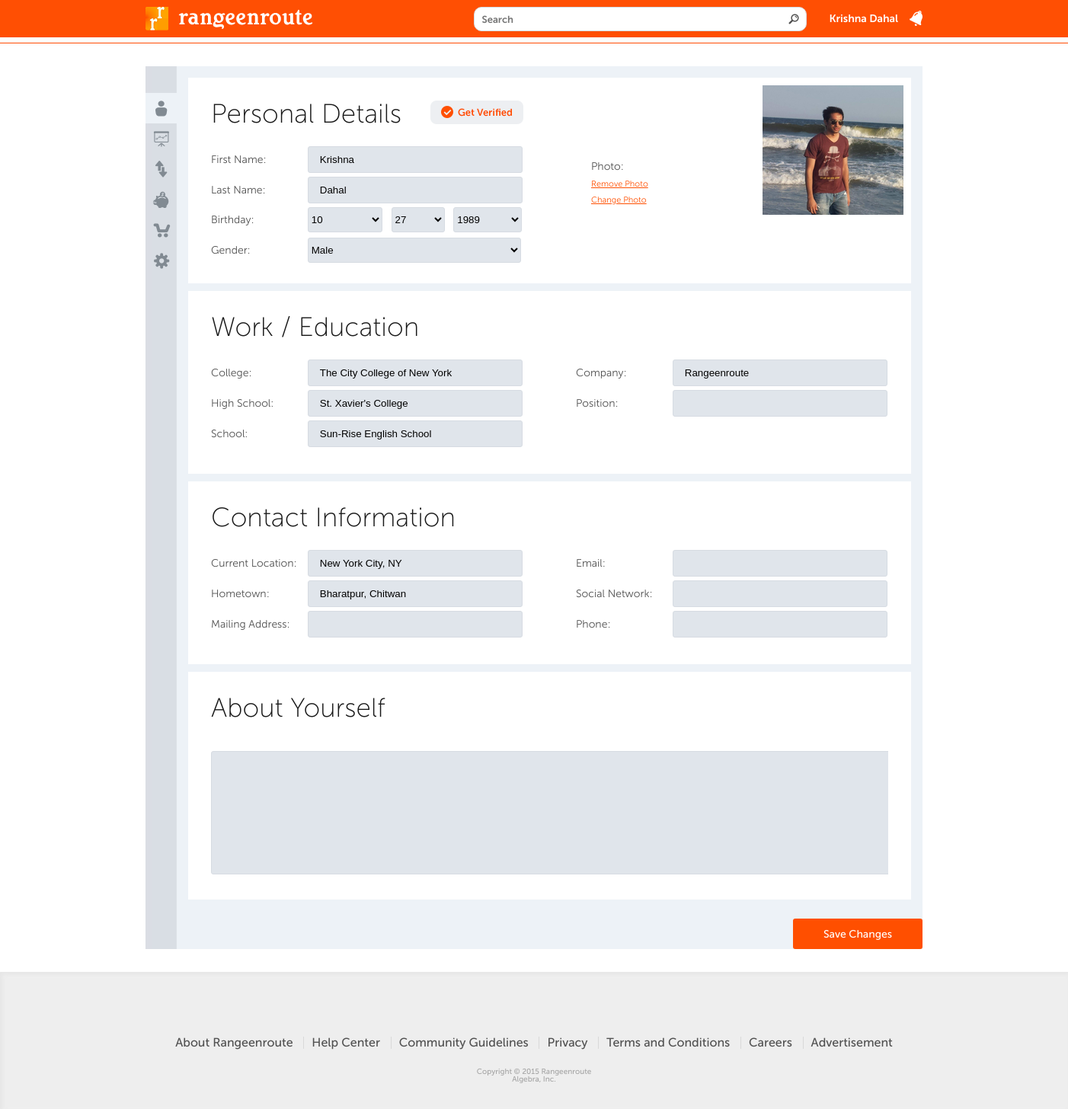
The app's page /profile.php (signed in) with its own data.
### tables this page shows
CREATE TABLE IF NOT EXISTS `users` (
  `user_id` int(11) NOT NULL,
  `first_name` varchar(50) NOT NULL,
  `last_name` varchar(50) NOT NULL,
  `preferred_name` text NOT NULL,
  `display_name` text NOT NULL,
  `keep_preferred_only` int(11) NOT NULL DEFAULT '0',
  `keep_preferred_nickname` int(11) NOT NULL DEFAULT '0',
  `company_name` varchar(50) NOT NULL,
  `location` text NOT NULL,
  `email` varchar(50) NOT NULL,
  `password` varchar(150) NOT NULL,
  `user_type` int(11) NOT NULL,
  `user_level` int(11) NOT NULL DEFAULT '1',
  `birthday` date NOT NULL,
  `gender` int(11) NOT NULL DEFAULT '1',
  `college` text NOT NULL,
  `high_school` text NOT NULL,
  `school` text NOT NULL,
  `position` varchar(100) NOT NULL,
  `hometown` varchar(50) NOT NULL,
  `mailing_address` text NOT NULL,
  `alt_email` varchar(50) NOT NULL,
  `social_network` text NOT NULL,
  `phone` varchar(30) NOT NULL,
  `quotes` text NOT NULL,
  `about_me` text NOT NULL,
  `photo` varchar(50) NOT NULL,
  `created_on` timestamp NOT NULL DEFAULT CURRENT_TIMESTAMP,
  `updated_on` timestamp NULL DEFAULT NULL,
  `password_updated_on` timestamp NOT NULL DEFAULT '0000-00-00 00:00:00',
  `register_type` int(11) NOT NULL DEFAULT '1',
  `verified` int(11) NOT NULL DEFAULT '0',
  `verify_file` text NOT NULL,
  `balance` int(11) NOT NULL DEFAULT '0',
  `confirmed` int(11) NOT NULL DEFAULT '0'
);

### includes/libs/mysql/dbFunctions.php (called while the page is built, shortened)
<?php
class CDatabase {
    var $link;
    function CDatabase($db, $host = "localhost", $user = "", $pass = "") {
        if ($this->link = mysqli_connect($host, $user, $pass)) {
            return mysqli_select_db($this->link,$db);
        } else {
            return 0;
        }
    }
    function query($sql) {
        return mysqli_query( $this->link,$sql);
    }
    function fetch_array($q, $result_type = MYSQL_ASSOC) {
        return mysqli_fetch_array($q, $result_type = MYSQLI_ASSOC);
    }
}
?>

### includes/config.php (called while the page is built, shortened)
<?php
require_once(DIR_LIBS . 'mysql/dbFunctions.php');
$db_con = new CDatabase(MYSQL_DATABASE, MYSQL_HOST, MYSQL_USER, MYSQL_PASSWORD);
require_once(DIR_INCLUDE . 'functions.php');
?>

### includes/app/users.php (called while the page is built, shortened)
<?php
function getUserData($user_id) {
    global $db_con;
    $res = $db_con->query("SELECT * FROM `users` WHERE `user_id` = " . $user_id . " LIMIT 1");
    return $db_con->fetch_array($res);
}
?>

### includes/functions.php (called while the page is built, shortened)
<?php
require_once('config.php');
function split_date($date) {
	$array = array();
	if ($date && $date != '0000-00-00') {
		$array['year'] = date('Y', strtotime($date));
		$array['month'] = date('m', strtotime($date));
		$array['day'] = date('d', strtotime($date));
	}
	else {
		$array['year'] = NULL;
		$array['month'] = NULL;
		$array['day'] = NULL;
		}
	return $array;
	}
?>

### profile.php (the view, shortened to what this page needs)
<?php
include ('includes/header.php');
require_once(DIR_APP.'users.php');
$user = getUserData($_SESSION['uid']);
$date = split_date($user['birthday']);
?>
<div class="inner-page-wrapper">
<div class="account inner-page content">
<?php include (DIR_INCLUDE.'left_nav.php'); ?>
<div class="main-content">
<div class="content-block personal-details">
<div class="content-left-col">
<div class="content-title">Personal Details <?php if (!$user['verified'] && $user['user_id'] == $_SESSION['uid']) { ?><img src="images/get_verified.png" alt="" class="right-pull get-verified"><?php } ?></div>
<form action="" method="post">
<div class="form-item"><label>First Name:</label> <input type="text" name="first_name" value="<?php echo $user['first_name']; ?>"></div>
<div class="form-item"><label>Last Name:</label> <input type="text" name="last_name" value="<?php echo $user['last_name']; ?>"></div>
<div class="form-item"><label>Birthday:</label>
<select class="month" name="month">
<?php for ($i = 1; $i < 13; $i++) {
	if ($i == $date['month']) $selected = 'selected';
    else $selected = '';
echo '<option value="'.$i.'" '.$selected.'>' . $i . '</option>';
}
?>
</select>
<select class="day" name="day">
<?php for ($i = 1; $i < 31; $i++) {
	if ($i == $date['day']) $selected = 'selected';
    else $selected = '';
echo '<option value="'.$i.'" '.$selected.'>' . $i . '</option>';
}
?>
</select>
<select class="year" name="year">
<?php for ($i = date('Y', time()); $i > 1900; $i--) {
	if ($i == $date['year']) $selected = 'selected';
    else $selected = '';
echo '<option value="'.$i.'" '.$selected.'>' . $i . '</option>';
}
?>
</select>
</div>
<div class="form-item"><label>Gender:</label>
<select class="gender" name="gender">
<option value="1" <?php if ($user['gender'] == 1) echo 'selected'; ?>>Male</option>
</select>
</div>
</div>
<div class="content-right-col">
<div class="form-item no-height">
<label class="middle-label photo-label">Photo:
<a href="#" id="remove-photo">Remove Photo</a>
<a href="#" id="replace-photo">Change Photo</a></label>
<?php if (empty($user['photo'])) {
echo '<img src="uploads/avatars/nophoto.jpg" alt="" class="avatar-img">';
 }
 else {
 	echo '<img src="uploads/avatars/'.$user['photo'].'" alt="" class="avatar-img fancybox" rel="group">';
 	}
?>
</div>
</div>
</div>
<div class="content-block">
<div class="content-title">Work / Education</div>
<div class="content-left-col">
<div class="form-item"><label>College:</label> <input type="text" name="college" maxlength="20" value="<?php echo $user['college']; ?>"></div>
<div class="form-item"><label>High School:</label> <input type="text" name="high_school" maxlength="20" value="<?php echo $user['high_school']; ?>"></div>
<div class="form-item"><label>School:</label> <input type="text" name="school" maxlength="20" value="<?php echo $user['school']; ?>"></div>
</div>
<div class="content-right-col">
<div class="form-item"><label>Company:</label> <input type="text" name="company_name" maxlength="20" value="<?php echo $user['company_name']; ?>"></div>
<div class="form-item"><label>Position:</label> <input type="text" name="position" value="<?php echo $user['position']; ?>"></div>
</div>
</div>
<div class="content-block">
<div class="content-title">Contact Information</div>
<div class="content-left-col">
<div class="form-item"><label>Current Location:</label> <input type="text" name="location" maxlength="20" value="<?php echo $user['location']; ?>"></div>
<div class="form-item"><label>Hometown:</label> <input type="text" name="hometown" maxlength="20" value="<?php echo $user['hometown']; ?>"></div>
<div class="form-item"><label>Mailing Address:</label> <input type="text" name="mailing_address" maxlength="20" value="<?php echo $user['mailing_address']; ?>"></div>
</div>
<div class="content-right-col">
<div class="form-item"><label>Email:</label> <input type="text" name="alt_email" value="<?php echo $user['alt_email']; ?>"></div>
<div class="form-item"><label>Social Network:</label> <input type="text" name="social_network" value="<?php echo $user['social_network']; ?>"></div>
<div class="form-item"><label>Phone:</label> <input type="text" name="phone" value="<?php echo $user['phone']; ?>"></div>
</div>
</div>
<div class="content-block">
<div class="content-title">About Yourself</div>
<div class="form-item no-height"><label class="top-label"></label> <textarea name="about_me"><?php echo $user['about_me']; ?></textarea></div>
</div>
</div>
<input type="submit" name="update_profile" value="Save Changes" class="right-pull">
</div>
</div>
</div>
<?php include (DIR_INCLUDE.'footer.php'); ?>

### css/style.css (style rules this page uses)
body { font-family: 'museo_sans300'; color: #515151; font-size: 14px; }
.content { width: 1020px; overflow: hidden; padding: 30px 0 30px 0; margin: 0 auto; }
.inner-page-wrapper { width: 1020px; margin: 0 auto; position: relative; }
.inner-page { position: relative; min-height: 550px; margin-top: 30px; margin-bottom: 30px; background: #edf2f7 url('../images/inner_bg.jpg') repeat-y left top; padding-top: 0; padding-bottom: 0; }
.main-content { overflow: hidden; padding: 15px; padding-left: 56px; }
.content-block { background: #fff; margin-bottom: 10px; padding: 30px; overflow: hidden; }
.content-title, .content-title .project-title { font-family: 'museo_sans100'; font-size: 35px; color: #181818; margin-bottom: 25px; text-decoration: none; }
.right-pull { float: right; }
.no-height { height: auto !important; overflow: hidden; margin: 0 !important; }
.content-left-col { width: 410px; overfow: hidden; float: left; }
.content-right-col { width: 410px; overfow: hidden; float: right; }
.content-block .form-item { width: 100%; height: 33px; margin-bottom: 7px; }
.content-block .form-item input[type="text"], .signup-form .form-item input[type="email"], .signup-form .form-item input[type="password"], .add-developer-form .form-item input[type="email"], .content-block .form-item input[type="password"], .content-block .form-item input[type="email"] { width: 250px; height: 33px; padding: 0 15px 0 15px; border: #d6dbe2 solid 1px; background: #e0e5eb; border-radius: 3px; }
.content-block .form-item select, .home-page .form-item select { height: 33px; line-height: 33px; padding: 7px 0 7px; border: #d6dbe2 solid 1px; background: #e0e5eb; border-radius: 3px; }
.content-block .form-item select.month { width: 98px; }
.content-block .form-item select.day, .home-page .form-item select.day { width: 70px; margin-left: 8px; }
.content-block .form-item select.year, .home-page .form-item select.year { width: 90px; margin-left: 8px; }
.content-block .form-item select.gender { width: 280px; }
.content-block .form-item textarea { width: 250px; height: 130px; padding: 15px; border: #d6dbe2 solid 1px; background: #e0e5eb; border-radius: 3px; }
.content-block label { display: inline-block; width: 123px; }
.content-block label.middle-label { vertical-align: middle; }
.content-block.personal-details { padding: 10px 10px 10px 30px; }
.content-block.personal-details .content-left-col { padding: 20px 0 10px 0; }
.content-block.personal-details .content-right-col label { width: 90px; }
.content-block .avatar-img { float: right; max-width: 311px; max-height: 252px; }
.content-block .middle-label a { color: #ff4f00; font-size: 11px; font-family: 'museo_sans300'; margin-top: 10px; display: block; }
.middle-label.photo-label { margin-top: 100px; }
.inner-page input[type="submit"] { width: auto; height: 40px; text-align: center; background: #ff4f00; border: none; border-radius: 3px; margin-left: 93px; font-family: 'museo_sans500'; color: #fff; cursor: pointer; font-size: 14px; padding: 0 40px 0 40px; }
img.fancybox { max-width: 800px; max-height: 600px; display: block !important; cursor: pointer; }
.get-verified { cursor: pointer; }
.content-block .form-item textarea { width:100% !important; }

### records on screen
users: first_name "Krishna", last_name "Dahal", gender "Male", photo (picture), college "The City College of New York", high_school "St. Xavier's College", school "Sun-Rise English School", company_name "Rangeenroute", location "New York City, NY", hometown "Bharatpur, Chitwan"

### other values on screen
$_SESSION['display_name'] "Krishna Dahal"
form field month "10"
form field day "27"
form field year "1989"
